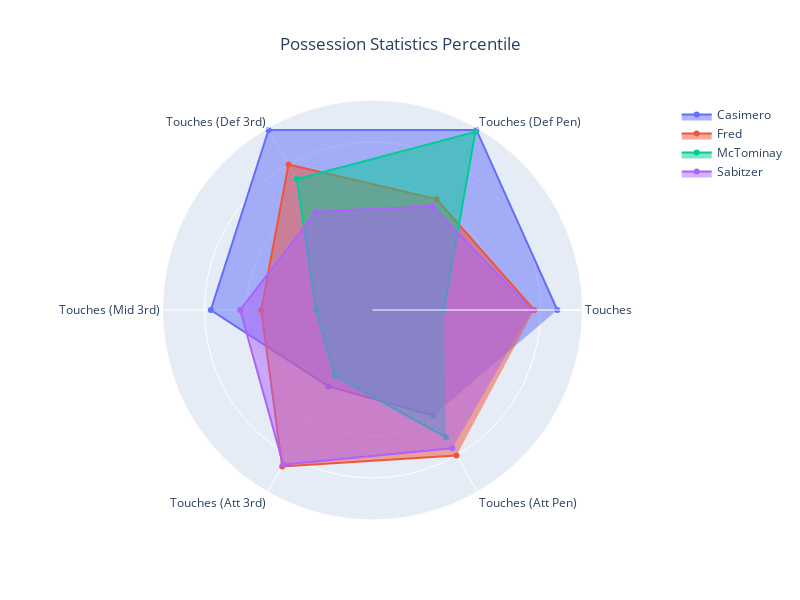

The cell this chart's notebook holds for it:
### Code cell
fig = utils.plot_radar(player_dictionary, possession, 
title="Possession Statistics Percentile")

### Figure 1 — Plotly figure (JSON) as saved in the notebook; plotly's stock layout.template omitted (floating-point values rounded to 4 significant figures)
{"data": [{"fill": "toself", "name": "Casimero", "r": [88, 99, 99, 77, 42, 58], "theta": ["Touches", "Touches (Def Pen)", "Touches (Def 3rd)", "Touches (Mid 3rd)", "Touches (Att 3rd)", "Touches (Att Pen)"], "type": "scatterpolar"}, {"fill": "toself", "name": "Fred", "r": [77, 61, 80, 53, 86, 80], "theta": ["Touches", "Touches (Def Pen)", "Touches (Def 3rd)", "Touches (Mid 3rd)", "Touches (Att 3rd)", "Touches (Att Pen)"], "type": "scatterpolar"}, {"fill": "toself", "name": "McTominay", "r": [34, 98, 72, 27, 36, 70], "theta": ["Touches", "Touches (Def Pen)", "Touches (Def 3rd)", "Touches (Mid 3rd)", "Touches (Att 3rd)", "Touches (Att Pen)"], "type": "scatterpolar"}, {"fill": "toself", "name": "Sabitzer", "r": [76, 57, 54, 63, 85, 76], "theta": ["Touches", "Touches (Def Pen)", "Touches (Def 3rd)", "Touches (Mid 3rd)", "Touches (Att 3rd)", "Touches (Att Pen)"], "type": "scatterpolar"}], "layout": {"height": 600, "polar": {"radialaxis": {"range": [0, 100], "showticklabels": false, "visible": true}}, "showlegend": true, "title": {"text": "Possession Statistics Percentile", "x": 0.5}, "width": 800}}
